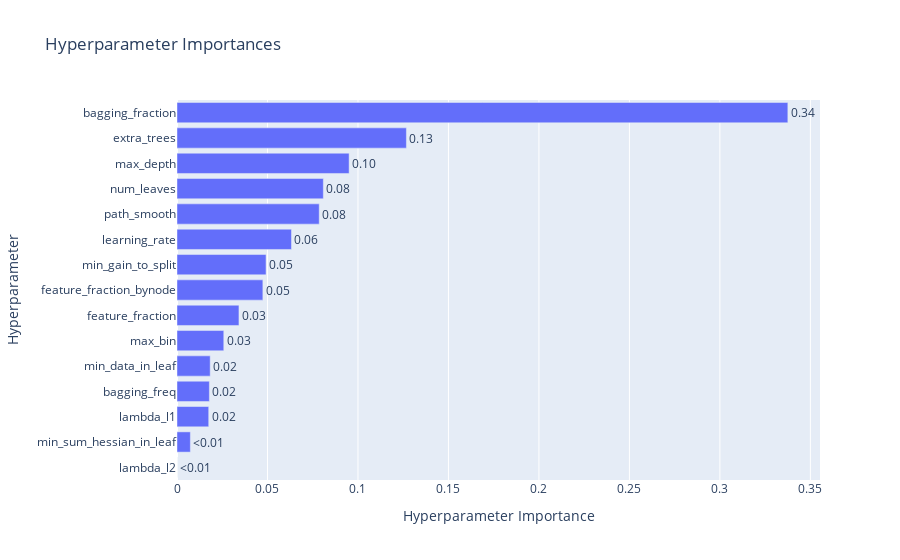
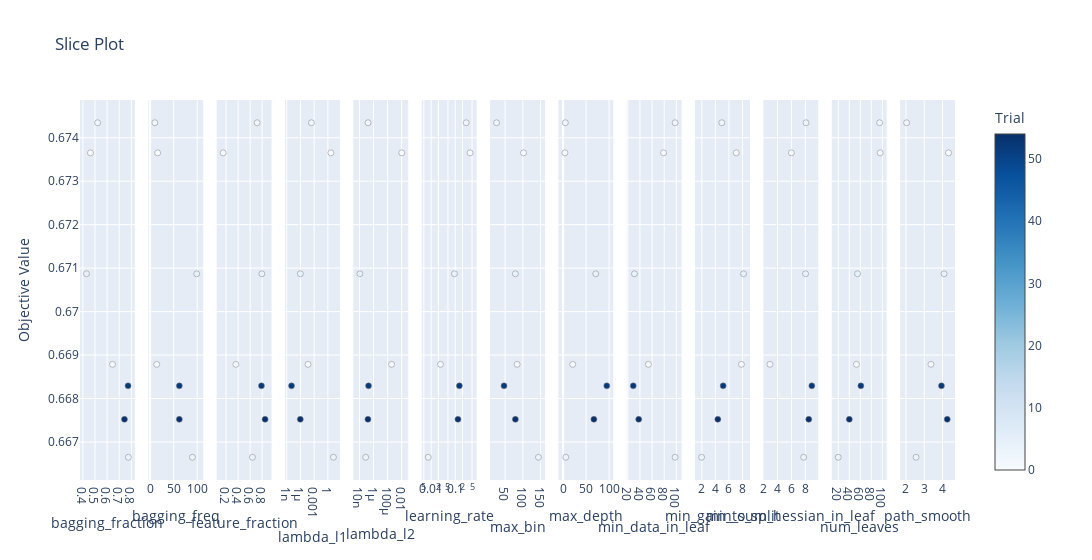

Notebook code cell kept with these figures, in order:
### Code cell
memo = "add group_horse_winning_rate more, n_trials = 100"
model, df_pred = model_tuner_multi.multi_lightGBM(df5, feature_col3, memo=memo, n_trials=100, save_result=True, visualization=True)

### Figure 1 — Plotly figure (JSON) as saved in the notebook; plotly's stock layout.template omitted (floating-point values rounded to 4 significant figures)
{"data": [{"cliponaxis": false, "hovertemplate": ["lambda_l2 (FloatDistribution): 7.108721721650718e-08<extra></extra>", "min_sum_hessian_in_leaf (FloatDistribution): 0.007380495335078996<extra></extra>", "lambda_l1 (FloatDistribution): 0.01752714187625246<extra></extra>", "bagging_freq (IntDistribution): 0.017888912679776395<extra></extra>", "min_data_in_leaf (IntDistribution): 0.01833965032552666<extra></extra>", "max_bin (IntDistribution): 0.025849116002075217<extra></extra>", "feature_fraction (FloatDistribution): 0.034231191710469185<extra></extra>", "feature_fraction_bynode (FloatDistribution): 0.047452096028715515<extra></extra>", "min_gain_to_split (FloatDistribution): 0.04920154156092873<extra></extra>", "learning_rate (FloatDistribution): 0.0632557457320243<extra></extra>", "path_smooth (FloatDistribution): 0.07858985584125726<extra></extra>", "num_leaves (IntDistribution): 0.08086564993710837<extra></extra>", "max_depth (IntDistribution): 0.09510484364745186<extra></extra>", "extra_trees (CategoricalDistribution): 0.12676393134155556<extra></extra>", "bagging_fraction (FloatDistribution): 0.3375497568945625<extra></extra>"], "name": "Objective Value", "orientation": "h", "text": ["<0.01", "<0.01", "0.02", "0.02", "0.02", "0.03", "0.03", "0.05", "0.05", "0.06", "0.08", "0.08", "0.10", "0.13", "0.34"], "textposition": "outside", "type": "bar", "x": [7.109e-08, 0.00738, 0.01753, 0.01789, 0.01834, 0.02585, 0.03423, 0.04745, 0.0492, 0.06326, 0.07859, 0.08087, 0.0951, 0.1268, 0.3375], "y": ["lambda_l2", "min_sum_hessian_in_leaf", "lambda_l1", "bagging_freq", "min_data_in_leaf", "max_bin", "feature_fraction", "feature_fraction_bynode", "min_gain_to_split", "learning_rate", "path_smooth", "num_leaves", "max_depth", "extra_trees", "bagging_fraction"]}], "layout": {"title": {"text": "Hyperparameter Importances"}, "xaxis": {"title": {"text": "Hyperparameter Importance"}}, "yaxis": {"title": {"text": "Hyperparameter"}}}}

### Figure 2 — Plotly figure (JSON) as saved in the notebook; plotly's stock layout.template omitted (floating-point values rounded to 4 significant figures)
{"data": [{"marker": {"color": [0, 1, 2, 3, 4, 52, 54], "colorbar": {"title": {"text": "Trial"}, "x": 1, "xpad": 40}, "colorscale": [[0, "rgb(247,251,255)"], [0.125, "rgb(222,235,247)"], [0.25, "rgb(198,219,239)"], [0.375, "rgb(158,202,225)"], [0.5, "rgb(107,174,214)"], [0.625, "rgb(66,146,198)"], [0.75, "rgb(33,113,181)"], [0.875, "rgb(8,81,156)"], [1, "rgb(8,48,107)"]], "line": {"color": "Grey", "width": 0.5}, "showscale": true}, "mode": "markers", "name": "Feasible Trial", "showlegend": false, "type": "scatter", "x": [0.4624, 0.6447, 0.5218, 0.7758, 0.4298, 0.7729, 0.7433], "xaxis": "x", "y": [0.6737, 0.6688, 0.6743, 0.6666, 0.6709, 0.6683, 0.6675], "yaxis": "y"}, {"marker": {"color": [0, 1, 2, 3, 4, 52, 54], "colorbar": {"title": {"text": "Trial"}, "x": 1, "xpad": 40}, "colorscale": [[0, "rgb(247,251,255)"], [0.125, "rgb(222,235,247)"], [0.25, "rgb(198,219,239)"], [0.375, "rgb(158,202,225)"], [0.5, "rgb(107,174,214)"], [0.625, "rgb(66,146,198)"], [0.75, "rgb(33,113,181)"], [0.875, "rgb(8,81,156)"], [1, "rgb(8,48,107)"]], "line": {"color": "Grey", "width": 0.5}, "showscale": false}, "mode": "markers", "name": "Feasible Trial", "showlegend": false, "type": "scatter", "x": [16, 14, 10, 90, 99, 62, 62], "xaxis": "x2", "y": [0.6737, 0.6688, 0.6743, 0.6666, 0.6709, 0.6683, 0.6675], "yaxis": "y2"}, {"marker": {"color": [0, 1, 2, 3, 4, 52, 54], "colorbar": {"title": {"text": "Trial"}, "x": 1, "xpad": 40}, "colorscale": [[0, "rgb(247,251,255)"], [0.125, "rgb(222,235,247)"], [0.25, "rgb(198,219,239)"], [0.375, "rgb(158,202,225)"], [0.5, "rgb(107,174,214)"], [0.625, "rgb(66,146,198)"], [0.75, "rgb(33,113,181)"], [0.875, "rgb(8,81,156)"], [1, "rgb(8,48,107)"]], "line": {"color": "Grey", "width": 0.5}, "showscale": false}, "mode": "markers", "name": "Feasible Trial", "showlegend": false, "type": "scatter", "x": [0.1523, 0.3629, 0.7158, 0.6381, 0.795, 0.7879, 0.8482], "xaxis": "x3", "y": [0.6737, 0.6688, 0.6743, 0.6666, 0.6709, 0.6683, 0.6675], "yaxis": "y3"}, {"marker": {"color": [0, 1, 2, 3, 4, 52, 54], "colorbar": {"title": {"text": "Trial"}, "x": 1, "xpad": 40}, "colorscale": [[0, "rgb(247,251,255)"], [0.125, "rgb(222,235,247)"], [0.25, "rgb(198,219,239)"], [0.375, "rgb(158,202,225)"], [0.5, "rgb(107,174,214)"], [0.625, "rgb(66,146,198)"], [0.75, "rgb(33,113,181)"], [0.875, "rgb(8,81,156)"], [1, "rgb(8,48,107)"]], "line": {"color": "Grey", "width": 0.5}, "showscale": false}, "mode": "markers", "name": "Feasible Trial", "showlegend": false, "type": "scatter", "x": [4.589, 4.609e-05, 0.0002521, 16.55, 9.709e-07, 1.122e-08, 9.294e-07], "xaxis": "x4", "y": [0.6737, 0.6688, 0.6743, 0.6666, 0.6709, 0.6683, 0.6675], "yaxis": "y4"}, {"marker": {"color": [0, 1, 2, 3, 4, 52, 54], "colorbar": {"title": {"text": "Trial"}, "x": 1, "xpad": 40}, "colorscale": [[0, "rgb(247,251,255)"], [0.125, "rgb(222,235,247)"], [0.25, "rgb(198,219,239)"], [0.375, "rgb(158,202,225)"], [0.5, "rgb(107,174,214)"], [0.625, "rgb(66,146,198)"], [0.75, "rgb(33,113,181)"], [0.875, "rgb(8,81,156)"], [1, "rgb(8,48,107)"]], "line": {"color": "Grey", "width": 0.5}, "showscale": false}, "mode": "markers", "name": "Feasible Trial", "showlegend": false, "type": "scatter", "x": [0.01026, 0.0003637, 1.661e-07, 7.672e-08, 1.136e-08, 1.936e-07, 1.582e-07], "xaxis": "x5", "y": [0.6737, 0.6688, 0.6743, 0.6666, 0.6709, 0.6683, 0.6675], "yaxis": "y5"}, {"marker": {"color": [0, 1, 2, 3, 4, 52, 54], "colorbar": {"title": {"text": "Trial"}, "x": 1, "xpad": 40}, "colorscale": [[0, "rgb(247,251,255)"], [0.125, "rgb(222,235,247)"], [0.25, "rgb(198,219,239)"], [0.375, "rgb(158,202,225)"], [0.5, "rgb(107,174,214)"], [0.625, "rgb(66,146,198)"], [0.75, "rgb(33,113,181)"], [0.875, "rgb(8,81,156)"], [1, "rgb(8,48,107)"]], "line": {"color": "Grey", "width": 0.5}, "showscale": false}, "mode": "markers", "name": "Feasible Trial", "showlegend": false, "type": "scatter", "x": [0.4147, 0.02443, 0.2846, 0.007552, 0.0928, 0.1485, 0.1298], "xaxis": "x6", "y": [0.6737, 0.6688, 0.6743, 0.6666, 0.6709, 0.6683, 0.6675], "yaxis": "y6"}, {"marker": {"color": [0, 1, 2, 3, 4, 52, 54], "colorbar": {"title": {"text": "Trial"}, "x": 1, "xpad": 40}, "colorscale": [[0, "rgb(247,251,255)"], [0.125, "rgb(222,235,247)"], [0.25, "rgb(198,219,239)"], [0.375, "rgb(158,202,225)"], [0.5, "rgb(107,174,214)"], [0.625, "rgb(66,146,198)"], [0.75, "rgb(33,113,181)"], [0.875, "rgb(8,81,156)"], [1, "rgb(8,48,107)"]], "line": {"color": "Grey", "width": 0.5}, "showscale": false}, "mode": "markers", "name": "Feasible Trial", "showlegend": false, "type": "scatter", "x": [102, 84, 26, 144, 79, 47, 79], "xaxis": "x7", "y": [0.6737, 0.6688, 0.6743, 0.6666, 0.6709, 0.6683, 0.6675], "yaxis": "y7"}, {"marker": {"color": [0, 1, 2, 3, 4, 52, 54], "colorbar": {"title": {"text": "Trial"}, "x": 1, "xpad": 40}, "colorscale": [[0, "rgb(247,251,255)"], [0.125, "rgb(222,235,247)"], [0.25, "rgb(198,219,239)"], [0.375, "rgb(158,202,225)"], [0.5, "rgb(107,174,214)"], [0.625, "rgb(66,146,198)"], [0.75, "rgb(33,113,181)"], [0.875, "rgb(8,81,156)"], [1, "rgb(8,48,107)"]], "line": {"color": "Grey", "width": 0.5}, "showscale": false}, "mode": "markers", "name": "Feasible Trial", "showlegend": false, "type": "scatter", "x": [4, 21, 5, 6, 71, 95, 67], "xaxis": "x8", "y": [0.6737, 0.6688, 0.6743, 0.6666, 0.6709, 0.6683, 0.6675], "yaxis": "y8"}, {"marker": {"color": [0, 1, 2, 3, 4, 52, 54], "colorbar": {"title": {"text": "Trial"}, "x": 1, "xpad": 40}, "colorscale": [[0, "rgb(247,251,255)"], [0.125, "rgb(222,235,247)"], [0.25, "rgb(198,219,239)"], [0.375, "rgb(158,202,225)"], [0.5, "rgb(107,174,214)"], [0.625, "rgb(66,146,198)"], [0.75, "rgb(33,113,181)"], [0.875, "rgb(8,81,156)"], [1, "rgb(8,48,107)"]], "line": {"color": "Grey", "width": 0.5}, "showscale": false}, "mode": "markers", "name": "Feasible Trial", "showlegend": false, "type": "scatter", "x": [79, 54, 98, 98, 31, 29, 38], "xaxis": "x9", "y": [0.6737, 0.6688, 0.6743, 0.6666, 0.6709, 0.6683, 0.6675], "yaxis": "y9"}, {"marker": {"color": [0, 1, 2, 3, 4, 52, 54], "colorbar": {"title": {"text": "Trial"}, "x": 1, "xpad": 40}, "colorscale": [[0, "rgb(247,251,255)"], [0.125, "rgb(222,235,247)"], [0.25, "rgb(198,219,239)"], [0.375, "rgb(158,202,225)"], [0.5, "rgb(107,174,214)"], [0.625, "rgb(66,146,198)"], [0.75, "rgb(33,113,181)"], [0.875, "rgb(8,81,156)"], [1, "rgb(8,48,107)"]], "line": {"color": "Grey", "width": 0.5}, "showscale": false}, "mode": "markers", "name": "Feasible Trial", "showlegend": false, "type": "scatter", "x": [7.081, 7.852, 4.952, 1.96, 8.155, 5.149, 4.362], "xaxis": "x10", "y": [0.6737, 0.6688, 0.6743, 0.6666, 0.6709, 0.6683, 0.6675], "yaxis": "y10"}, {"marker": {"color": [0, 1, 2, 3, 4, 52, 54], "colorbar": {"title": {"text": "Trial"}, "x": 1, "xpad": 40}, "colorscale": [[0, "rgb(247,251,255)"], [0.125, "rgb(222,235,247)"], [0.25, "rgb(198,219,239)"], [0.375, "rgb(158,202,225)"], [0.5, "rgb(107,174,214)"], [0.625, "rgb(66,146,198)"], [0.75, "rgb(33,113,181)"], [0.875, "rgb(8,81,156)"], [1, "rgb(8,48,107)"]], "line": {"color": "Grey", "width": 0.5}, "showscale": false}, "mode": "markers", "name": "Feasible Trial", "showlegend": false, "type": "scatter", "x": [5.987, 2.912, 8.084, 7.751, 8.022, 8.923, 8.483], "xaxis": "x11", "y": [0.6737, 0.6688, 0.6743, 0.6666, 0.6709, 0.6683, 0.6675], "yaxis": "y11"}, {"marker": {"color": [0, 1, 2, 3, 4, 52, 54], "colorbar": {"title": {"text": "Trial"}, "x": 1, "xpad": 40}, "colorscale": [[0, "rgb(247,251,255)"], [0.125, "rgb(222,235,247)"], [0.25, "rgb(198,219,239)"], [0.375, "rgb(158,202,225)"], [0.5, "rgb(107,174,214)"], [0.625, "rgb(66,146,198)"], [0.75, "rgb(33,113,181)"], [0.875, "rgb(8,81,156)"], [1, "rgb(8,48,107)"]], "line": {"color": "Grey", "width": 0.5}, "showscale": false}, "mode": "markers", "name": "Feasible Trial", "showlegend": false, "type": "scatter", "x": [96, 53, 95, 20, 55, 61, 40], "xaxis": "x12", "y": [0.6737, 0.6688, 0.6743, 0.6666, 0.6709, 0.6683, 0.6675], "yaxis": "y12"}, {"marker": {"color": [0, 1, 2, 3, 4, 52, 54], "colorbar": {"title": {"text": "Trial"}, "x": 1, "xpad": 40}, "colorscale": [[0, "rgb(247,251,255)"], [0.125, "rgb(222,235,247)"], [0.25, "rgb(198,219,239)"], [0.375, "rgb(158,202,225)"], [0.5, "rgb(107,174,214)"], [0.625, "rgb(66,146,198)"], [0.75, "rgb(33,113,181)"], [0.875, "rgb(8,81,156)"], [1, "rgb(8,48,107)"]], "line": {"color": "Grey", "width": 0.5}, "showscale": false}, "mode": "markers", "name": "Feasible Trial", "showlegend": false, "type": "scatter", "x": [4.33, 3.37, 2.035, 2.555, 4.085, 3.943, 4.26], "xaxis": "x13", "y": [0.6737, 0.6688, 0.6743, 0.6666, 0.6709, 0.6683, 0.6675], "yaxis": "y13"}], "layout": {"title": {"text": "Slice Plot"}, "width": 3900, "xaxis": {"anchor": "y", "domain": [0, 0.06272], "title": {"text": "bagging_fraction"}}, "xaxis10": {"anchor": "y10", "domain": [0.703, 0.7657], "title": {"text": "min_gain_to_split"}}, "xaxis11": {"anchor": "y11", "domain": [0.7811, 0.8438], "title": {"text": "min_sum_hessian_in_leaf"}}, "xaxis12": {"anchor": "y12", "domain": [0.8592, 0.9219], "title": {"text": "num_leaves"}}, "xaxis13": {"anchor": "y13", "domain": [0.9373, 1.0], "title": {"text": "path_smooth"}}, "xaxis2": {"anchor": "y2", "domain": [0.07811, 0.1408], "title": {"text": "bagging_freq"}}, "xaxis3": {"anchor": "y3", "domain": [0.1562, 0.2189], "title": {"text": "feature_fraction"}}, "xaxis4": {"anchor": "y4", "domain": [0.2343, 0.297], "title": {"text": "lambda_l1"}, "type": "log"}, "xaxis5": {"anchor": "y5", "domain": [0.3124, 0.3751], "title": {"text": "lambda_l2"}, "type": "log"}, "xaxis6": {"anchor": "y6", "domain": [0.3905, 0.4533], "title": {"text": "learning_rate"}, "type": "log"}, "xaxis7": {"anchor": "y7", "domain": [0.4686, 0.5314], "title": {"text": "max_bin"}}, "xaxis8": {"anchor": "y8", "domain": [0.5467, 0.6095], "title": {"text": "max_depth"}}, "xaxis9": {"anchor": "y9", "domain": [0.6249, 0.6876], "title": {"text": "min_data_in_leaf"}}, "yaxis": {"anchor": "x", "domain": [0, 1], "title": {"text": "Objective Value"}}, "yaxis10": {"anchor": "x10", "domain": [0, 1], "matches": "y", "showticklabels": false}, "yaxis11": {"anchor": "x11", "domain": [0, 1], "matches": "y", "showticklabels": false}, "yaxis12": {"anchor": "x12", "domain": [0, 1], "matches": "y", "showticklabels": false}, "yaxis13": {"anchor": "x13", "domain": [0, 1], "matches": "y", "showticklabels": false}, "yaxis2": {"anchor": "x2", "domain": [0, 1], "matches": "y", "showticklabels": false}, "yaxis3": {"anchor": "x3", "domain": [0, 1], "matches": "y", "showticklabels": false}, "yaxis4": {"anchor": "x4", "domain": [0, 1], "matches": "y", "showticklabels": false}, "yaxis5": {"anchor": "x5", "domain": [0, 1], "matches": "y", "showticklabels": false}, "yaxis6": {"anchor": "x6", "domain": [0, 1], "matches": "y", "showticklabels": false}, "yaxis7": {"anchor": "x7", "domain": [0, 1], "matches": "y", "showticklabels": false}, "yaxis8": {"anchor": "x8", "domain": [0, 1], "matches": "y", "showticklabels": false}, "yaxis9": {"anchor": "x9", "domain": [0, 1], "matches": "y", "showticklabels": false}}}
